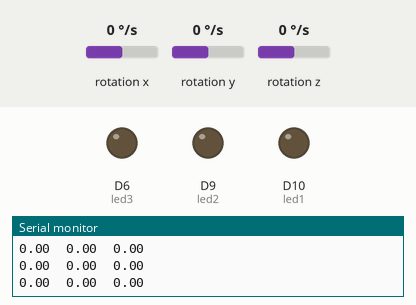
The sketch below on a simulated Arduino Nano 33 IoT. On the bench: output pins drawn as LEDs (lit = HIGH), the last lines printed to the serial monitor. Inputs (shaded band) come from the test bench; at power-on: rotation x 0 °/s, rotation y 0 °/s, rotation z 0 °/s.

Above: at 1.2 s.
1.3 s: rotation x set to -3 °/s
At 2.5 s:
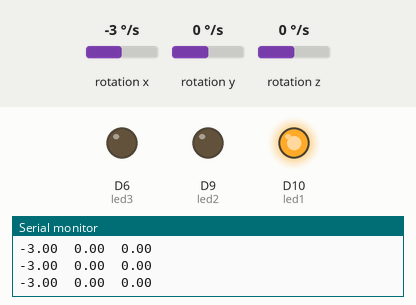
2.8 s: rotation y set to -3 °/s
At 4.0 s:
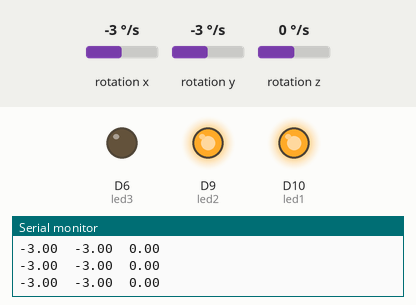
4.3 s: rotation z set to -192 °/s
At 4.7 s:
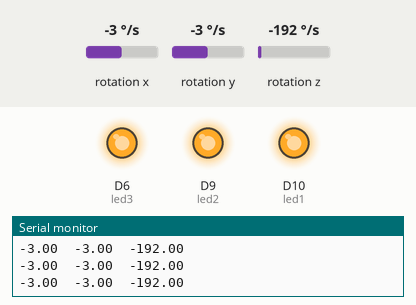
5.8 s: rotation x set to 0 °/s
At 6.4 s:
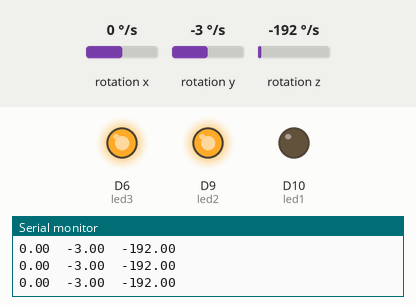
7.4 s: rotation y set to 0 °/s
At 8.0 s:
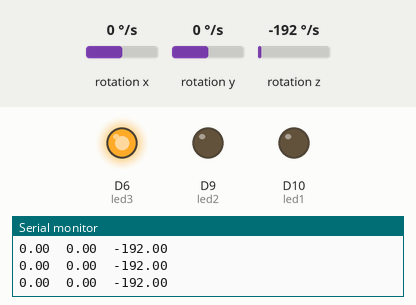
8.9 s: rotation x set to -192 °/s
At 9.7 s:
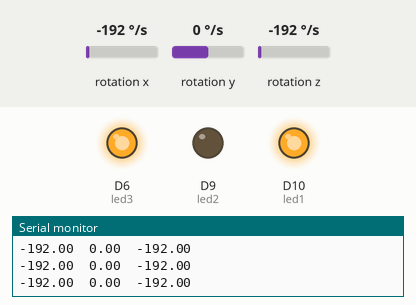
Timing chart, 0 to 11.4 s (numbered marks = the images above; inputs shaded):
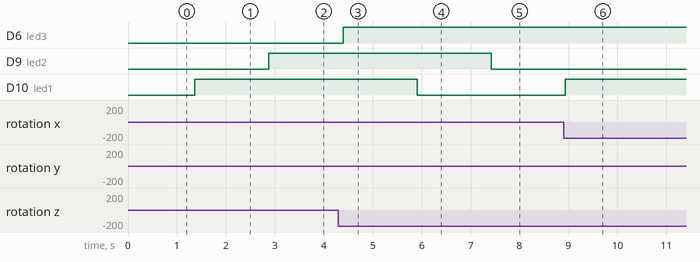

Measured:
- the behaviour switches between -1 and -2 °/s on rotation x (found by bisection; images 0 and 1)
- the behaviour switches between -1 and -2 °/s on rotation y (found by bisection; images 1 and 2)
- after the input at 1.3 s, D10 (led1): LOW → HIGH after 0.06 s
- after the input at 2.8 s, D9 (led2): LOW → HIGH after 0.08 s
- after the input at 4.3 s, D6 (led3): LOW → HIGH after 0.09 s
- after the input at 5.8 s, D10 (led1): HIGH → LOW after 0.11 s
- after the input at 7.4 s, D9 (led2): HIGH → LOW at once
- after the input at 8.9 s, D10 (led1): LOW → HIGH at once

The sketch:

GyroscopioEjemplo.ino
```cpp
#include <Arduino_LSM6DS3.h>

const int led1 = 10;
const int led2 = 9;
const int led3 = 6;

// Umbral de giro mínimo para considerar "movimiento"
const float limiteX = 1;
const float limiteY = 1;
const float limiteZ = 0.2;

void setup() {
  Serial.begin(9600);
  while (!Serial);

  pinMode(led1, OUTPUT);
  pinMode(led2, OUTPUT);
  pinMode(led3, OUTPUT);

  if (!IMU.begin()) {
    Serial.println("¡Fallo al iniciar el IMU!");
    while (1);
  }

  Serial.print("Tasa de muestreo del giroscopio = ");
  Serial.print(IMU.gyroscopeSampleRate());
  Serial.println(" Hz");
  Serial.println("Giroscopio en grados/segundo");
  Serial.println("X\tY\tZ");
}

void loop() {
  float x, y, z;

  if (IMU.gyroscopeAvailable()) {
    IMU.readGyroscope(x, y, z);

    Serial.print(x);
    Serial.print('\t');
    Serial.print(y);
    Serial.print('\t');
    Serial.println(z);

    // Verificar umbral de giro en cada eje
    if (abs(x) > limiteX) {
      digitalWrite(led1, HIGH);
    } else {
      digitalWrite(led1, LOW);
    }

    if (abs(y) > limiteY) {
      digitalWrite(led2, HIGH);
    } else {
      digitalWrite(led2, LOW);
    }

    if (abs(z) > limiteZ) {
      digitalWrite(led3, HIGH);
    } else {
      digitalWrite(led3, LOW);
    }

    delay(150);
  }
}
```
